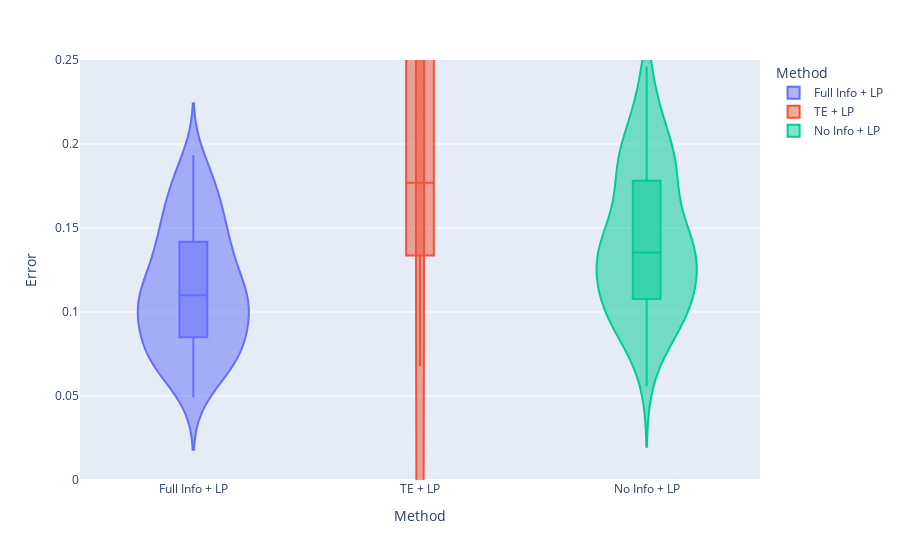

Notebook source saved alongside this figure:
### Code cell
plt = px.violin(err_df[(err_df["Alpha"] == 0.01) & (err_df["Method"].isin(["Full Info + LP", "TE + LP", "No Info + LP"]))], x = "Method", y = "Error", color="Method", box=True, range_y=[0,0.25], points="outliers")
plt.show()

### Figure 1 — Plotly figure (JSON) as saved in the notebook; plotly's stock layout.template omitted (floating-point values rounded to 4 significant figures)
{"data": [{"alignmentgroup": "True", "box": {"visible": true}, "hovertemplate": "Method=%{x}<br>Error=%{y}<extra></extra>", "legendgroup": "Full Info + LP", "marker": {"color": "#636efa"}, "name": "Full Info + LP", "offsetgroup": "Full Info + LP", "orientation": "v", "points": "outliers", "scalegroup": "True", "showlegend": true, "type": "violin", "x": ["Full Info + LP", "Full Info + LP", "Full Info + LP", "Full Info + LP", "Full Info + LP", "Full Info + LP", "Full Info + LP", "Full Info + LP", "Full Info + LP", "Full Info + LP", "Full Info + LP", "Full Info + LP", "Full Info + LP", "Full Info + LP", "Full Info + LP", "Full Info + LP", "Full Info + LP", "Full Info + LP", "Full Info + LP", "Full Info + LP", "Full Info + LP", "Full Info + LP", "Full Info + LP", "Full Info + LP", "Full Info + LP", "Full Info + LP", "Full Info + LP", "Full Info + LP", "Full Info + LP", "Full Info + LP", "Full Info + LP", "Full Info + LP", "Full Info + LP", "Full Info + LP", "Full Info + LP", "Full Info + LP", "Full Info + LP", "Full Info + LP", "Full Info + LP", "Full Info + LP", "Full Info + LP", "Full Info + LP", "Full Info + LP", "Full Info + LP", "Full Info + LP", "Full Info + LP", "Full Info + LP", "Full Info + LP", "Full Info + LP", "Full Info + LP", "Full Info + LP", "Full Info + LP", "Full Info + LP", "Full Info + LP", "Full Info + LP", "Full Info + LP", "Full Info + LP", "Full Info + LP", "Full Info + LP", "Full Info + LP", "Full Info + LP", "Full Info + LP", "Full Info + LP", "Full Info + LP", "Full Info + LP", "Full Info + LP", "Full Info + LP", "Full Info + LP", "Full Info + LP", "Full Info + LP", "Full Info + LP", "Full Info + LP", "Full Info + LP", "Full Info + LP", "Full Info + LP", "Full Info + LP", "Full Info + LP", "Full Info + LP", "Full Info + LP", "Full Info + LP", "Full Info + LP", "Full Info + LP", "Full Info + LP", "Full Info + LP", "Full Info + LP", "Full Info + LP", "Full Info + LP", "Full Info + LP", "Full Info + LP", "Full Info + LP", "Full Info + LP", "Full Info + LP", "Full Info + LP", "Full Info + LP", "Full Info + LP", "Full Info + LP", "Full Info + LP", "Full Info + LP", "Full Info + LP", "Full Info + LP"], "x0": " ", "xaxis": "x", "y": [0.1739, 0.1446, 0.04903, 0.1884, 0.04933, 0.108, 0.08424, 0.06993, 0.08558, 0.1909, 0.1229, 0.1446, 0.08891, 0.1932, 0.06469, 0.1414, 0.08043, 0.1155, 0.1421, 0.06929, 0.064, 0.1641, 0.09156, 0.0654, 0.1071, 0.09795, 0.08929, 0.09741, 0.1426, 0.1781, 0.0775, 0.1139, 0.1707, 0.09621, 0.1403, 0.08604, 0.1394, 0.08959, 0.1267, 0.1497, 0.08238, 0.1417, 0.1581, 0.1494, 0.1817, 0.09043, 0.08104, 0.1154, 0.1698, 0.1175, 0.06965, 0.0763, 0.07842, 0.06778, 0.1137, 0.1341, 0.157, 0.0997, 0.08936, 0.07739, 0.1669, 0.1249, 0.119, 0.1297, 0.153, 0.12, 0.1224, 0.1131, 0.1025, 0.06513, 0.1663, 0.07008, 0.1016, 0.06795, 0.1039, 0.103, 0.09707, 0.07285, 0.1106, 0.1632, 0.07703, 0.1306, 0.05226, 0.1268, 0.1201, 0.1848, 0.159, 0.1093, 0.1116, 0.1324, 0.1159, 0.09282, 0.1021, 0.1691, 0.1006, 0.1016, 0.06561, 0.06357, 0.1018, 0.1442], "y0": " ", "yaxis": "y"}, {"alignmentgroup": "True", "box": {"visible": true}, "hovertemplate": "Method=%{x}<br>Error=%{y}<extra></extra>", "legendgroup": "TE + LP", "marker": {"color": "#EF553B"}, "name": "TE + LP", "offsetgroup": "TE + LP", "orientation": "v", "points": "outliers", "scalegroup": "True", "showlegend": true, "type": "violin", "x": ["TE + LP", "TE + LP", "TE + LP", "TE + LP", "TE + LP", "TE + LP", "TE + LP", "TE + LP", "TE + LP", "TE + LP", "TE + LP", "TE + LP", "TE + LP", "TE + LP", "TE + LP", "TE + LP", "TE + LP", "TE + LP", "TE + LP", "TE + LP", "TE + LP", "TE + LP", "TE + LP", "TE + LP", "TE + LP", "TE + LP", "TE + LP", "TE + LP", "TE + LP", "TE + LP", "TE + LP", "TE + LP", "TE + LP", "TE + LP", "TE + LP", "TE + LP", "TE + LP", "TE + LP", "TE + LP", "TE + LP", "TE + LP", "TE + LP", "TE + LP", "TE + LP", "TE + LP", "TE + LP", "TE + LP", "TE + LP", "TE + LP", "TE + LP", "TE + LP", "TE + LP", "TE + LP", "TE + LP", "TE + LP", "TE + LP", "TE + LP", "TE + LP", "TE + LP", "TE + LP", "TE + LP", "TE + LP", "TE + LP", "TE + LP", "TE + LP", "TE + LP", "TE + LP", "TE + LP", "TE + LP", "TE + LP", "TE + LP", "TE + LP", "TE + LP", "TE + LP", "TE + LP", "TE + LP", "TE + LP", "TE + LP", "TE + LP", "TE + LP", "TE + LP", "TE + LP", "TE + LP", "TE + LP", "TE + LP", "TE + LP", "TE + LP", "TE + LP", "TE + LP", "TE + LP", "TE + LP", "TE + LP", "TE + LP", "TE + LP", "TE + LP", "TE + LP", "TE + LP", "TE + LP", "TE + LP", "TE + LP"], "x0": " ", "xaxis": "x", "y": [0.1768, 0.1468, 1.01, 0.3681, 0.3263, 4.709, 0.0979, 0.2956, 0.1969, 0.1913, 0.2519, 0.1544, 0.08896, 0.201, 0.5194, 0.7705, 0.1264, 0.1191, 0.143, 4.278, 0.9583, 0.1645, 0.09469, 0.07299, 0.6884, 1.945, 2.923, 0.9959, 0.1442, 0.179, 3.603, 0.1099, 0.1724, 2.947, 0.1511, 0.08891, 0.1544, 0.1049, 1.197, 0.183, 0.08452, 0.1451, 0.1767, 0.1539, 0.1822, 0.1006, 0.6526, 0.1385, 0.3529, 0.1328, 0.4022, 0.08023, 6.157, 0.06781, 0.8344, 0.142, 0.169, 1.599, 0.2626, 0.5178, 0.2086, 1.439, 0.1211, 0.1352, 0.157, 0.1322, 0.4113, 0.1165, 0.1188, 19.09, 0.1683, 0.09224, 0.1047, 7.26, 0.128, 0.3289, 0.2831, 0.2426, 0.1109, 0.1648, 1.011, 0.6825, 43.84, 0.1456, 0.1224, 0.1935, 0.1695, 0.7812, 0.1284, 0.1376, 0.1771, 0.2074, 0.1346, 0.3218, 1.412, 0.1576, 0.2815, 2.156, 0.1025, 0.1466], "y0": " ", "yaxis": "y"}, {"alignmentgroup": "True", "box": {"visible": true}, "hovertemplate": "Method=%{x}<br>Error=%{y}<extra></extra>", "legendgroup": "No Info + LP", "marker": {"color": "#00cc96"}, "name": "No Info + LP", "offsetgroup": "No Info + LP", "orientation": "v", "points": "outliers", "scalegroup": "True", "showlegend": true, "type": "violin", "x": ["No Info + LP", "No Info + LP", "No Info + LP", "No Info + LP", "No Info + LP", "No Info + LP", "No Info + LP", "No Info + LP", "No Info + LP", "No Info + LP", "No Info + LP", "No Info + LP", "No Info + LP", "No Info + LP", "No Info + LP", "No Info + LP", "No Info + LP", "No Info + LP", "No Info + LP", "No Info + LP", "No Info + LP", "No Info + LP", "No Info + LP", "No Info + LP", "No Info + LP", "No Info + LP", "No Info + LP", "No Info + LP", "No Info + LP", "No Info + LP", "No Info + LP", "No Info + LP", "No Info + LP", "No Info + LP", "No Info + LP", "No Info + LP", "No Info + LP", "No Info + LP", "No Info + LP", "No Info + LP", "No Info + LP", "No Info + LP", "No Info + LP", "No Info + LP", "No Info + LP", "No Info + LP", "No Info + LP", "No Info + LP", "No Info + LP", "No Info + LP", "No Info + LP", "No Info + LP", "No Info + LP", "No Info + LP", "No Info + LP", "No Info + LP", "No Info + LP", "No Info + LP", "No Info + LP", "No Info + LP", "No Info + LP", "No Info + LP", "No Info + LP", "No Info + LP", "No Info + LP", "No Info + LP", "No Info + LP", "No Info + LP", "No Info + LP", "No Info + LP", "No Info + LP", "No Info + LP", "No Info + LP", "No Info + LP", "No Info + LP", "No Info + LP", "No Info + LP", "No Info + LP", "No Info + LP", "No Info + LP", "No Info + LP", "No Info + LP", "No Info + LP", "No Info + LP", "No Info + LP", "No Info + LP", "No Info + LP", "No Info + LP", "No Info + LP", "No Info + LP", "No Info + LP", "No Info + LP", "No Info + LP", "No Info + LP", "No Info + LP", "No Info + LP", "No Info + LP", "No Info + LP", "No Info + LP", "No Info + LP"], "x0": " ", "xaxis": "x", "y": [0.1953, 0.1953, 0.05582, 0.2233, 0.06092, 0.1449, 0.1088, 0.07728, 0.103, 0.2178, 0.1697, 0.1939, 0.1183, 0.2392, 0.08839, 0.1552, 0.1174, 0.1259, 0.1819, 0.1034, 0.09587, 0.2065, 0.1069, 0.08076, 0.1515, 0.124, 0.09769, 0.12, 0.185, 0.2007, 0.1111, 0.1336, 0.1837, 0.127, 0.1831, 0.1074, 0.1645, 0.124, 0.177, 0.2019, 0.1057, 0.1634, 0.1829, 0.1747, 0.2312, 0.1124, 0.1185, 0.144, 0.2063, 0.1446, 0.08107, 0.09188, 0.1081, 0.0851, 0.1542, 0.1424, 0.2005, 0.1373, 0.1055, 0.1006, 0.2172, 0.1487, 0.1626, 0.1834, 0.1933, 0.1492, 0.1438, 0.1231, 0.1336, 0.104, 0.1791, 0.09818, 0.1254, 0.08614, 0.1351, 0.1123, 0.1296, 0.09447, 0.1326, 0.1806, 0.1057, 0.1355, 0.08218, 0.1527, 0.1446, 0.246, 0.2098, 0.1172, 0.1354, 0.1669, 0.1376, 0.131, 0.1469, 0.191, 0.1391, 0.1329, 0.09202, 0.08471, 0.1258, 0.1641], "y0": " ", "yaxis": "y"}], "layout": {"legend": {"title": {"text": "Method"}, "tracegroupgap": 0}, "margin": {"t": 60}, "violinmode": "overlay", "xaxis": {"anchor": "y", "categoryarray": ["Full Info + LP", "TE + LP", "No Info + LP"], "categoryorder": "array", "domain": [0, 1], "title": {"text": "Method"}}, "yaxis": {"anchor": "x", "domain": [0, 1], "range": [0, 0.25], "title": {"text": "Error"}}}}
